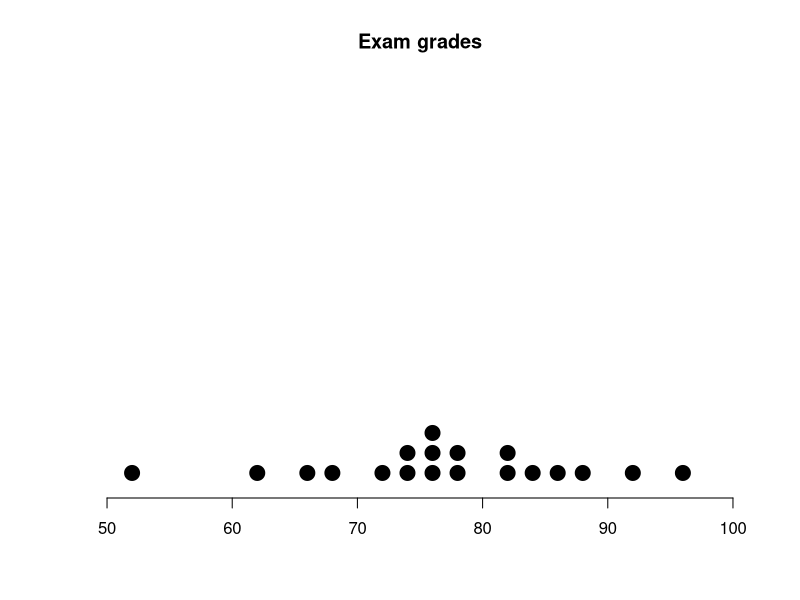
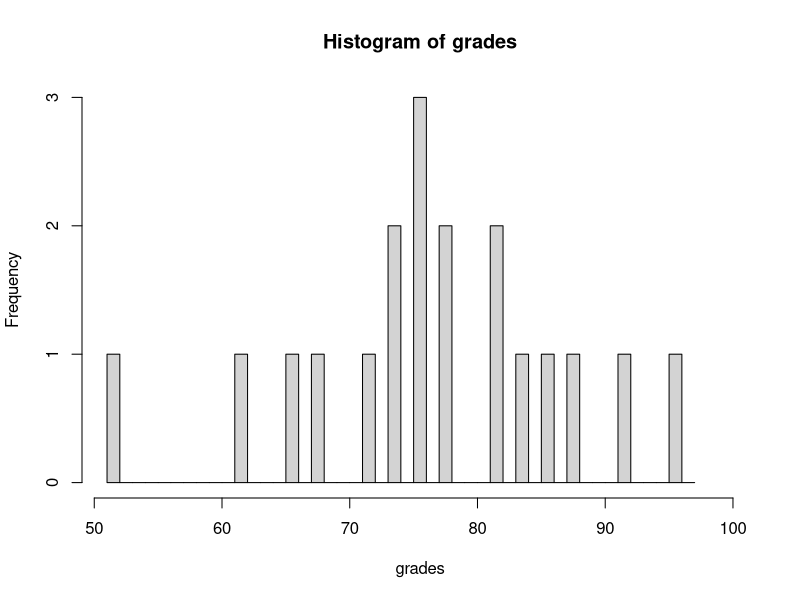

Source code (R) for these figures, in order:
## ---- echo=FALSE---------------------------------------------------------
knitr::opts_chunk$set(echo = TRUE, warning=FALSE)
suppressWarnings(suppressMessages(suppressPackageStartupMessages(library(ggplot2))))

## ----inputData-----------------------------------------------------------
grades <- c(76, 74, 82, 96, 66, 76, 78, 72, 52, 68,
            86, 84, 62, 76, 78, 92, 82, 74, 88)

## ----stripChart,fig.width=6.5--------------------------------------------
stripchart(grades, method="stack",
           at=c(0.05),
           pch=20, cex=3,
           las-1,
           frame.plot=FALSE,
           xlim=c(50,100),
           main="Exam grades")

## ----makeHisto, fig.width=6.5--------------------------------------------
minG <- min(grades)-1
maxG <- max(grades)+1
breaks <- seq(minG, maxG, 1)
a <- hist(grades, breaks, xlim=c(minG, 100))

